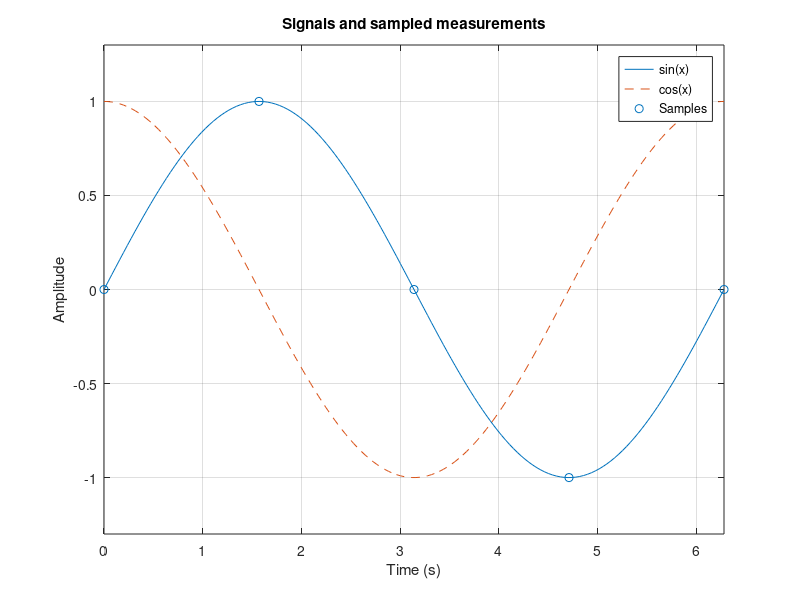
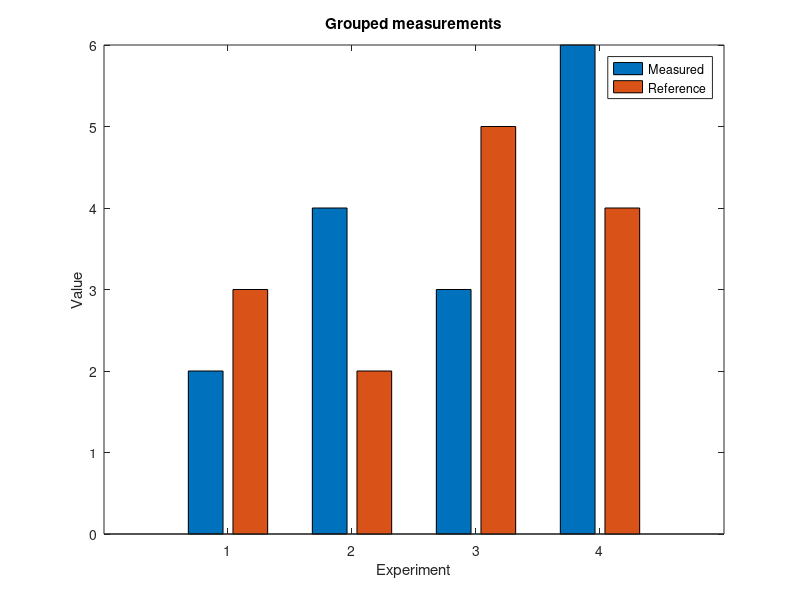

The MATLAB source for these figures, in order:
% Multiple editable series and figures.
figure(1);
x = linspace(0,2*pi,160);
plot(x,sin(x),'-',x,cos(x),'--');
hold on;
scatter([0 pi/2 pi 3*pi/2 2*pi],[0 1 0 -1 0]);
legend('sin(x)','cos(x)','Samples');
title('Signals and sampled measurements');
xlabel('Time (s)');ylabel('Amplitude');
axis([0 2*pi -1.3 1.3]);grid on;
figure(2);
bar([1 2 3 4],[2 3;4 2;3 5;6 4]);
legend('Measured','Reference');
title('Grouped measurements');xlabel('Experiment');ylabel('Value');
figure(1);
